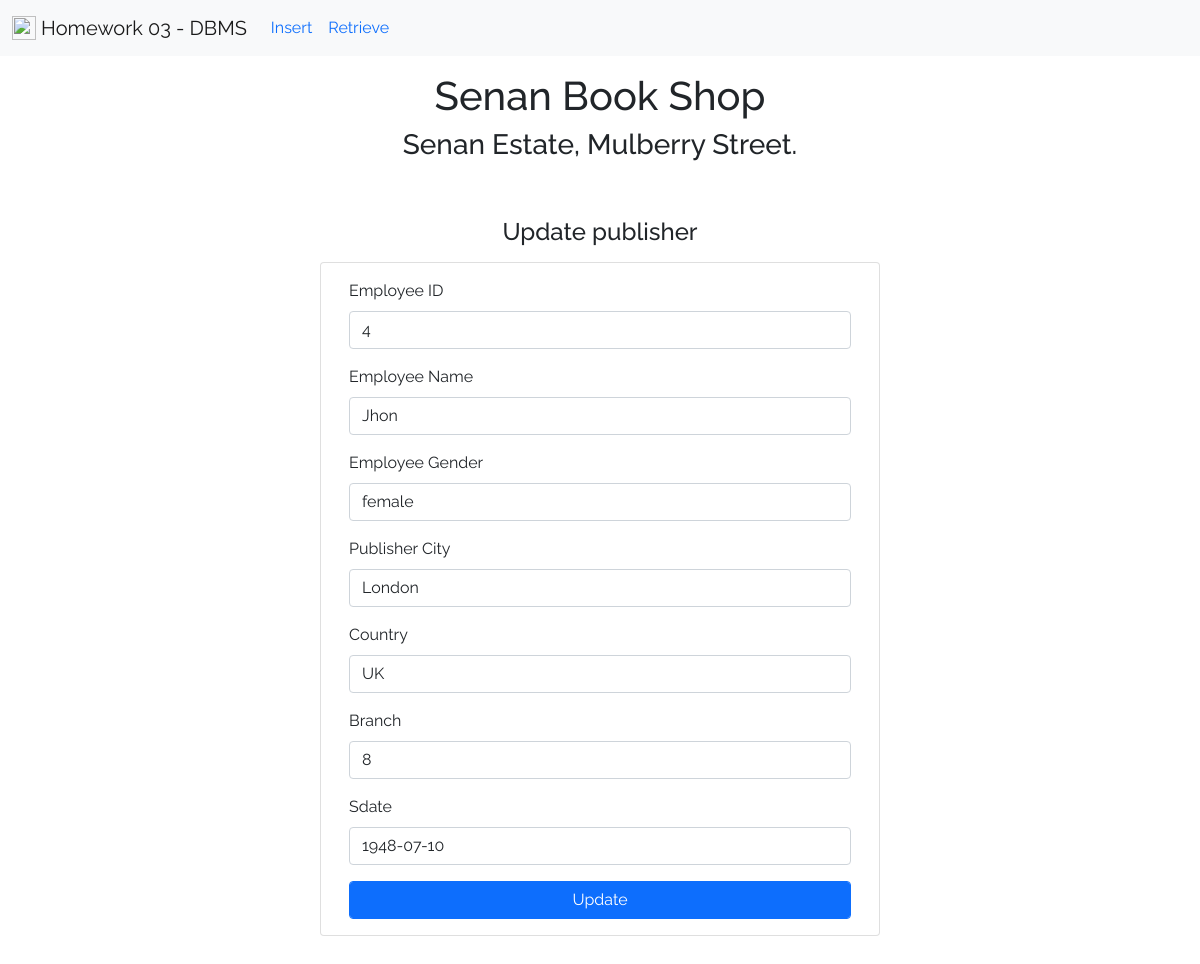
Screenshot of /update.php?p_id=4 with the database file from the repository.
### tables this page shows
CREATE TABLE IF NOT EXISTS `publisher` (
  `p_id` int(11) NOT NULL,
  `emp_name` varchar(50) DEFAULT NULL,
  `emp_gender` varchar(20) DEFAULT NULL,
  `p_city` varchar(40) DEFAULT NULL,
  `country` varchar(20) DEFAULT NULL,
  `branch` int(11) DEFAULT NULL,
  `sdate` date DEFAULT NULL,
  PRIMARY KEY (`p_id`)
);

### update.php (the view, shortened to what this page needs)
<?php
    $connection=mysqli_connect('localhost','root','','homework03');
    $id=$_GET['p_id'];
    $select_query="SELECT * FROM publisher WHERE p_id='".$id."'";
    $select_result=mysqli_query($connection,$select_query);
?>
<!DOCTYPE html>
<html lang="en">
    <head>
        <link rel="stylesheet" href="css/bootstrap.min.css">
    </head>
    <body>
        <nav class="navbar navbar-expand-lg navbar-light bg-light">
            <div class="container-fluid">
                <a class="navbar-brand" href="#">
                    <img src="https://img.icons8.com/external-inipagistudio-mixed-inipagistudio/64/000000/external-shopping-cart-grocery-shop-inipagistudio-mixed-inipagistudio.png" alt="" width="24" height="24" class="d-inline-block align-text-top">
                    Homework 03 - DBMS
                </a>
                <div class="collapse navbar-collapse" id="navbarSupportedContent">
                    <ul class="navbar-nav me-auto mb-2 mb-lg-0">
                        <li class="nav-item">
                            <a class="nav-link active text-primary" aria-current="page" href="insert.php">Insert</a>
                        </li>
                        <li class="nav-item">
                            <a class="nav-link active text-primary" aria-current="page" href="index.php">Retrieve</a>
                        </li>
                    </ul>
                </div>
            </div>
        </nav>
        <div class="container ">
            <div class="row mt-3 text-center">
                <h1>Senan Book Shop</h1>
                <h3>Senan Estate, Mulberry Street.</h3>
            </div>
            <div class="row m-5 ">
                <h4 class="text-center">Update publisher</h4>
                <div class="card mt-2" style="width: 35rem; margin: 0 auto;">
                    <div class="card-body">
                        <form method="POST">
                        <?php while ($record=mysqli_fetch_assoc($select_result)) {?>
                            <div class="mb-3">
                                <label for="exampleInputId" class="form-label">Employee ID</label>
                                <input type="number" class="form-control" value="<?php echo $record['p_id']?>" name="txtId" id="txtId" aria-describedby="idHelp">
                            </div>
                            <div class="mb-3">
                                <label for="exampleInputName" class="form-label">Employee Name</label>
                                <input type="text" class="form-control" value="<?php echo $record['emp_name']?>" name="txtName" id="txtName" aria-describedby="nameHelp">
                            </div>
                            <div class="mb-3">
                                <label for="exampleInputAddress" class="form-label">Employee Gender</label>
                                <input type="text" class="form-control" value="<?php echo $record['emp_gender']?>" name="txtGender" id="txtGender" aria-describedby="addressHelp">
                            </div>
                            <div class="mb-3">
                                <label for="exampleInputAddress" class="form-label">Publisher City</label>
                                <input type="text" class="form-control" value="<?php echo $record['p_city']?>" name="txtCity" id="txtCity" aria-describedby="addressHelp">
                            </div>
                            <div class="mb-3">
                                <label for="exampleInputAddress" class="form-label">Country</label>
                                <input type="text" class="form-control" value="<?php echo $record['country']?>" name="txtCountry" id="txtCountry" aria-describedby="addressHelp">
                            </div>
                            <div class="mb-3">
                                <label for="exampleInputAddress" class="form-label">Branch</label>
                                <input type="text" class="form-control" value="<?php echo $record['branch']?>" name="txtBranch" id="txtBranch" aria-describedby="addressHelp">
                            </div>
                            <div class="mb-3">
                                <label for="exampleInputAddress" class="form-label">Sdate</label>
                                <input type="text" class="form-control" value="<?php echo $record['sdate']?>" name="txtSdate" id="txtSdate" aria-describedby="addressHelp">
                            </div>
                            <?php }?>
                            <div class="col text-center">
                                <input type="submit" name="Submit" class="form-control btn btn-primary btn-block" value="Update"/>
                            </div>
                        </form>
                    </div>
                </div>
            </div>
        </div>
    </body>
</html>

### update.php (style rules this page uses)
* { font-family: 'Raleway', sans-serif; }

### rows the page displays
publisher: txtId "4", txtName "Jhon", txtGender "female", txtCity "London", txtCountry "UK", txtBranch "8", txtSdate "1948-07-10"
